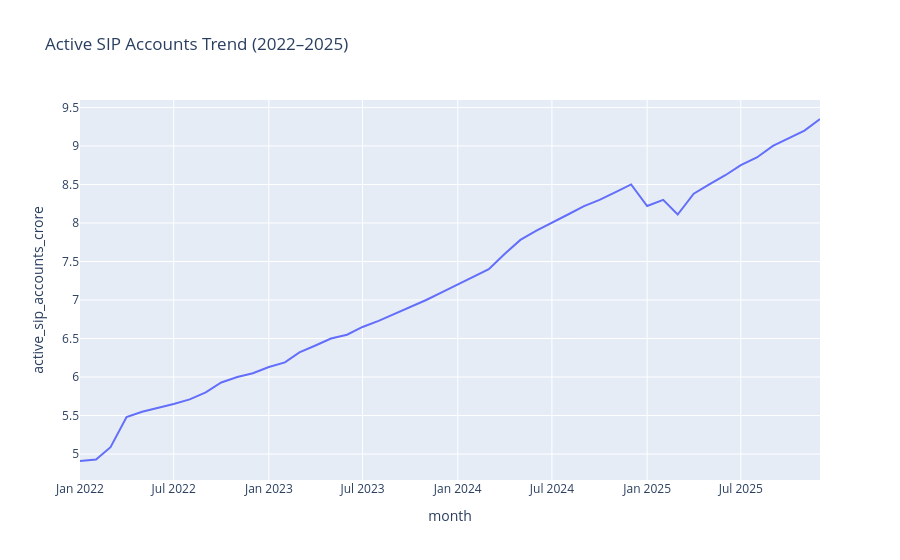

The cell this chart's notebook holds for it:
### Code cell
fig = px.line(
    sip,
    x="month",
    y="active_sip_accounts_crore",
    title="Active SIP Accounts Trend (2022–2025)"
)

fig.write_image("../reports/active_sip_accounts.png")
fig.show()

### Figure 1 — Plotly figure (JSON) as saved in the notebook; plotly's stock layout.template omitted (floating-point values rounded to 4 significant figures)
{"data": [{"hovertemplate": "month=%{x}<br>active_sip_accounts_crore=%{y}<extra></extra>", "legendgroup": "", "line": {"color": "#636efa", "dash": "solid"}, "marker": {"symbol": "circle"}, "mode": "lines", "name": "", "orientation": "v", "showlegend": false, "type": "scatter", "x": ["2022-01-01T00:00:00", "2022-02-01T00:00:00", "2022-03-01T00:00:00", "2022-04-01T00:00:00", "2022-05-01T00:00:00", "2022-06-01T00:00:00", "2022-07-01T00:00:00", "2022-08-01T00:00:00", "2022-09-01T00:00:00", "2022-10-01T00:00:00", "2022-11-01T00:00:00", "2022-12-01T00:00:00", "2023-01-01T00:00:00", "2023-02-01T00:00:00", "2023-03-01T00:00:00", "2023-04-01T00:00:00", "2023-05-01T00:00:00", "2023-06-01T00:00:00", "2023-07-01T00:00:00", "2023-08-01T00:00:00", "2023-09-01T00:00:00", "2023-10-01T00:00:00", "2023-11-01T00:00:00", "2023-12-01T00:00:00", "2024-01-01T00:00:00", "2024-02-01T00:00:00", "2024-03-01T00:00:00", "2024-04-01T00:00:00", "2024-05-01T00:00:00", "2024-06-01T00:00:00", "2024-07-01T00:00:00", "2024-08-01T00:00:00", "2024-09-01T00:00:00", "2024-10-01T00:00:00", "2024-11-01T00:00:00", "2024-12-01T00:00:00", "2025-01-01T00:00:00", "2025-02-01T00:00:00", "2025-03-01T00:00:00", "2025-04-01T00:00:00", "2025-05-01T00:00:00", "2025-06-01T00:00:00", "2025-07-01T00:00:00", "2025-08-01T00:00:00", "2025-09-01T00:00:00", "2025-10-01T00:00:00", "2025-11-01T00:00:00", "2025-12-01T00:00:00"], "xaxis": "x", "y": [4.91, 4.93, 5.09, 5.48, 5.55, 5.6, 5.65, 5.71, 5.8, 5.93, 6.0, 6.05, 6.13, 6.19, 6.32, 6.41, 6.5, 6.55, 6.65, 6.73, 6.82, 6.91, 7.0, 7.1, 7.2, 7.3, 7.4, 7.6, 7.78, 7.9, 8.0, 8.11, 8.22, 8.3, 8.4, 8.5, 8.22, 8.3, 8.11, 8.38, 8.5, 8.62, 8.75, 8.85, 9.0, 9.1, 9.2, 9.35], "yaxis": "y"}], "layout": {"legend": {"tracegroupgap": 0}, "title": {"text": "Active SIP Accounts Trend (2022–2025)"}, "xaxis": {"anchor": "y", "domain": [0, 1], "title": {"text": "month"}}, "yaxis": {"anchor": "x", "domain": [0, 1], "title": {"text": "active_sip_accounts_crore"}}}}
